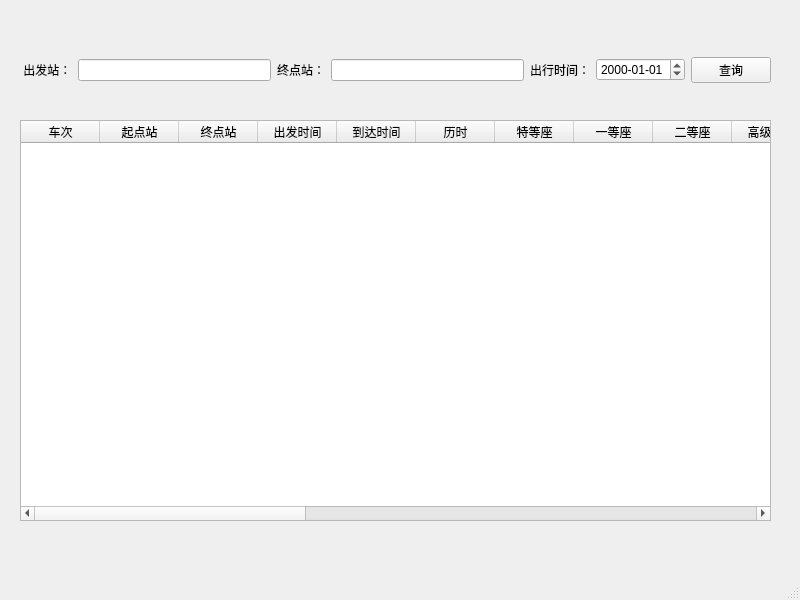
<?xml version="1.0" encoding="UTF-8"?>
<ui version="4.0">
 <class>MainWindow</class>
 <widget class="QMainWindow" name="MainWindow">
  <property name="geometry">
   <rect>
    <x>0</x>
    <y>0</y>
    <width>800</width>
    <height>600</height>
   </rect>
  </property>
  <property name="mouseTracking">
   <bool>true</bool>
  </property>
  <property name="windowTitle">
   <string>MainWindow</string>
  </property>
  <widget class="QWidget" name="centralwidget">
   <widget class="QWidget" name="horizontalLayoutWidget">
    <property name="geometry">
     <rect>
      <x>20</x>
      <y>30</y>
      <width>751</width>
      <height>80</height>
     </rect>
    </property>
    <layout class="QHBoxLayout" name="horizontalLayout">
     <item>
      <widget class="QLabel" name="label">
       <property name="text">
        <string> 出发站：</string>
       </property>
      </widget>
     </item>
     <item>
      <widget class="QLineEdit" name="lineEdit"/>
     </item>
     <item>
      <widget class="QLabel" name="label_2">
       <property name="text">
        <string>终点站：</string>
       </property>
      </widget>
     </item>
     <item>
      <widget class="QLineEdit" name="lineEdit_2"/>
     </item>
     <item>
      <widget class="QLabel" name="label_3">
       <property name="text">
        <string>出行时间：</string>
       </property>
      </widget>
     </item>
     <item>
      <widget class="QDateEdit" name="dateEdit">
       <property name="enabled">
        <bool>true</bool>
       </property>
       <property name="displayFormat">
        <string>yyyy-MM-dd</string>
       </property>
      </widget>
     </item>
     <item>
      <widget class="QPushButton" name="pushButton">
       <property name="text">
        <string>查询</string>
       </property>
      </widget>
     </item>
    </layout>
   </widget>
   <widget class="QTableWidget" name="tableWidget">
    <property name="geometry">
     <rect>
      <x>20</x>
      <y>120</y>
      <width>751</width>
      <height>401</height>
     </rect>
    </property>
    <property name="frameShadow">
     <enum>QFrame::Plain</enum>
    </property>
    <property name="rowCount">
     <number>0</number>
    </property>
    <attribute name="horizontalHeaderDefaultSectionSize">
     <number>79</number>
    </attribute>
    <column>
     <property name="text">
      <string>车次</string>
     </property>
    </column>
    <column>
     <property name="text">
      <string>起点站</string>
     </property>
    </column>
    <column>
     <property name="text">
      <string>终点站</string>
     </property>
    </column>
    <column>
     <property name="text">
      <string>出发时间</string>
     </property>
    </column>
    <column>
     <property name="text">
      <string>到达时间</string>
     </property>
    </column>
    <column>
     <property name="text">
      <string>历时</string>
     </property>
    </column>
    <column>
     <property name="text">
      <string>特等座</string>
     </property>
    </column>
    <column>
     <property name="text">
      <string>一等座</string>
     </property>
    </column>
    <column>
     <property name="text">
      <string>二等座</string>
     </property>
    </column>
    <column>
     <property name="text">
      <string>高级软卧</string>
     </property>
    </column>
    <column>
     <property name="text">
      <string>软卧</string>
     </property>
    </column>
    <column>
     <property name="text">
      <string>动卧</string>
     </property>
    </column>
    <column>
     <property name="text">
      <string>硬卧</string>
     </property>
    </column>
    <column>
     <property name="text">
      <string>软座</string>
     </property>
    </column>
    <column>
     <property name="text">
      <string>硬座</string>
     </property>
    </column>
    <column>
     <property name="text">
      <string>无座</string>
     </property>
    </column>
    <column>
     <property name="text">
      <string>其他</string>
     </property>
    </column>
    <column>
     <property name="text">
      <string>备注</string>
     </property>
    </column>
    <column>
     <property name="text">
      <string>起点站编号</string>
     </property>
    </column>
    <column>
     <property name="text">
      <string>终点站编号</string>
     </property>
    </column>
    <column>
     <property name="text">
      <string>车辆编号</string>
     </property>
    </column>
    <column>
     <property name="text">
      <string>票价编号</string>
     </property>
    </column>
    <column>
     <property name="text">
      <string>出发日期</string>
     </property>
    </column>
    <column>
     <property name="text">
      <string>secretStr</string>
     </property>
    </column>
   </widget>
  </widget>
  <widget class="QMenuBar" name="menubar">
   <property name="geometry">
    <rect>
     <x>0</x>
     <y>0</y>
     <width>800</width>
     <height>23</height>
    </rect>
   </property>
  </widget>
  <widget class="QStatusBar" name="statusbar"/>
 </widget>
 <resources/>
 <connections>
  <connection>
   <sender>pushButton</sender>
   <signal>clicked()</signal>
   <receiver>MainWindow</receiver>
   <slot>button_click()</slot>
   <hints>
    <hint type="sourcelabel">
     <x>737</x>
     <y>94</y>
    </hint>
    <hint type="destinationlabel">
     <x>399</x>
     <y>299</y>
    </hint>
   </hints>
  </connection>
  <connection>
   <sender>tableWidget</sender>
   <signal>itemDoubleClicked(QTableWidgetItem*)</signal>
   <receiver>MainWindow</receiver>
   <slot>item_DoubleClick()</slot>
   <hints>
    <hint type="sourcelabel">
     <x>87</x>
     <y>203</y>
    </hint>
    <hint type="destinationlabel">
     <x>25</x>
     <y>384</y>
    </hint>
   </hints>
  </connection>
 </connections>
 <slots>
  <slot>button_click()</slot>
  <slot>delSelected()</slot>
  <slot>item_DoubleClick()</slot>
 </slots>
</ui>
